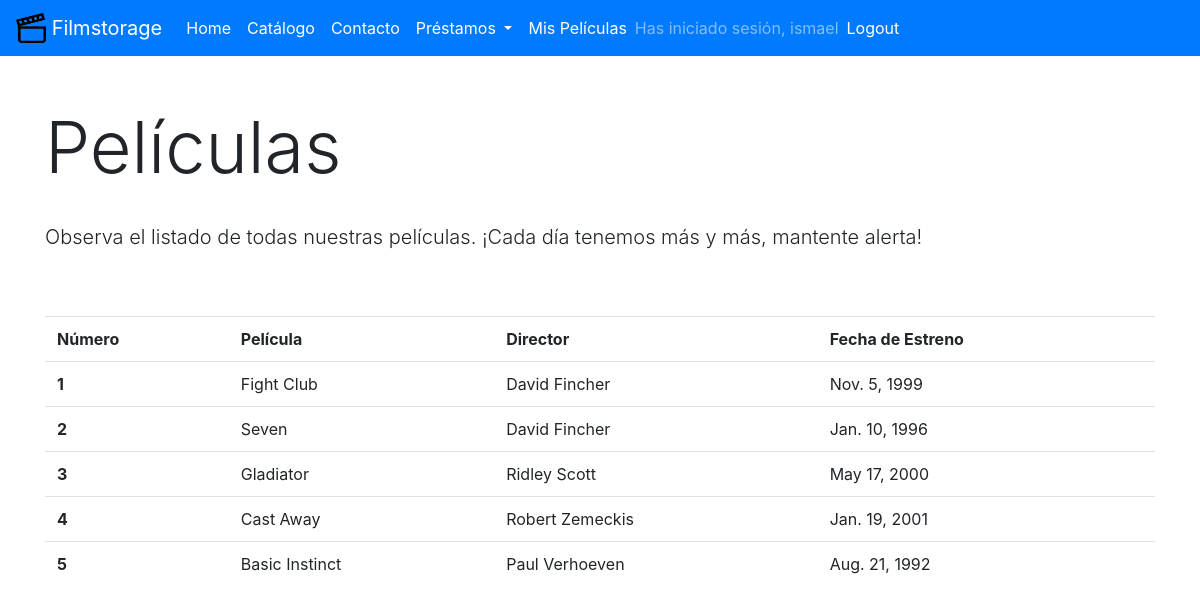
/catalog/film_list/ (signed in), run on the app's committed database.
### catalog/models.py (models this page shows, shortened)
class Film(models.Model):
    title = models.CharField(max_length=50)
    director = ForeignKey('Director', on_delete=models.SET_NULL, null=True)
    genre = ForeignKey('Genre', on_delete=models.SET_NULL, null=True)
    star = ForeignKey('Actor', on_delete=models.SET_NULL, null=True)
    release_date = models.DateField(null=True, blank=True)
    sinopsis = models.TextField(max_length=1000, null=True, blank=True)

class Director(models.Model):
    first_name = models.CharField(max_length=30)
    last_name = models.CharField(max_length=30)
    date_of_birth = models.DateField(null=True, blank=True)
    GENRE = (
        ('m', 'Male'),
        ('f', 'Female'),
        ('o', 'Other'),
    )
    sex = models.CharField(max_length=1, choices=GENRE, blank=True, default='o', help_text="(M/F/O)")

### catalog/views.py (the view)
# urls.py: path('film_list/', views.FilmListView.as_view(), name='film_list'),
class FilmListView(generic.ListView):
    model = Film

### catalog/templates/catalog/film_list.html (shortened to what this page needs)
{% extends "base.html" %}
{% block content %}
<link rel="stylesheet" href="https://maxcdn.bootstrapcdn.com/bootstrap/4.0.0/css/bootstrap.min.css">
<div class="container">
<br><br>
<h1 class="display-3">Películas</h1>
<br>
<p class="lead">
    Observa el listado de todas nuestras películas. ¡Cada día tenemos más y más, mantente alerta!
</p>
<br><br>
<table class="table">
    <tr>
        <th scope="col">Número</th>
        <th scope="col">Película</th>
        <th scope="col">Director</th>
        <th scope="col">Fecha de Estreno</th>
    </tr>
    {% for pelicula in film_list %}
    <tr>
        <th scope="row">{{ forloop.counter }}</th>
        <td>{{pelicula.title}}</td>
        <td>{{pelicula.director.first_name}} {{pelicula.director.last_name}}</td>
        <td>{{pelicula.release_date}}</td>
    </tr>
    {% endfor %}
</table>
</div>
{% endblock%}

### catalog/templates/base.html (shortened to what this page needs)
<html lang="en">
<head>
    <link rel="stylesheet" href="https://maxcdn.bootstrapcdn.com/bootstrap/4.0.0/css/bootstrap.min.css">
    </head>
<body>
      <nav class="navbar navbar-expand-lg navbar-dark bg-primary">
        <a class="navbar-brand" href="{% url 'index' %}">{% load static %} <img src="{% static 'film.png' %}" width="30" height="30" class="d-inline-block align-top" alt="Header image" ><span> </span>Filmstorage</a>
        <div class="collapse navbar-collapse" id="navbarNavDropdown">
          <ul class="navbar-nav">
            <li class="nav-item active">
              <a class="nav-link" href="{% url 'index' %}">Home</a>
            </li>
            <li class="nav-item active">
              <a class="nav-link" href="{% url 'film_list' %}">Catálogo</a>
            </li>
            <li class="nav-item active">
              <a class="nav-link" href="{% url 'contact' %}">Contacto</a>
            </li>
            <li class="nav-item dropdown active">
              <a class="nav-link dropdown-toggle" href="#" id="navbarDropdownMenuLink" data-toggle="dropdown" aria-haspopup="true" aria-expanded="false">
                Préstamos
              </a>
            </li>
            {% if user.is_authenticated %}
            <li class="nav-item">
              <a class="nav-link active" href="{% url 'my_films' %}">Mis Películas</a>
            </li>
              <span class="navbar-text">Has iniciado sesión, {{ user.get_username }}</span>
            <li class="nav-item active">
              <a class="nav-link" href="{% url 'logout'%}?next={{request.path}}">Logout</a>
            {% else %}
              <a class="nav-link" href="{% url 'login'%}?next={{request.path}}">Login</a>
            {% endif %}
            </li>
          </ul>
        </div>
      </nav>
    {% block content %}
    {% endblock %}
</body>
</html>

### data on the page
Film: title "Fight Club", director.first_name "David", director.last_name "Fincher", release_date "Nov. 5, 1999"
Film: title "Seven", director.first_name "David", director.last_name "Fincher", release_date "Jan. 10, 1996"
Film: title "Gladiator", director.first_name "Ridley", director.last_name "Scott", release_date "May 17, 2000"
Film: title "Cast Away", director.first_name "Robert", director.last_name "Zemeckis", release_date "Jan. 19, 2001"
Film: title "Basic Instinct", director.first_name "Paul", director.last_name "Verhoeven", release_date "Aug. 21, 1992"

### other printed values
{{ user.get_username }} "ismael"
